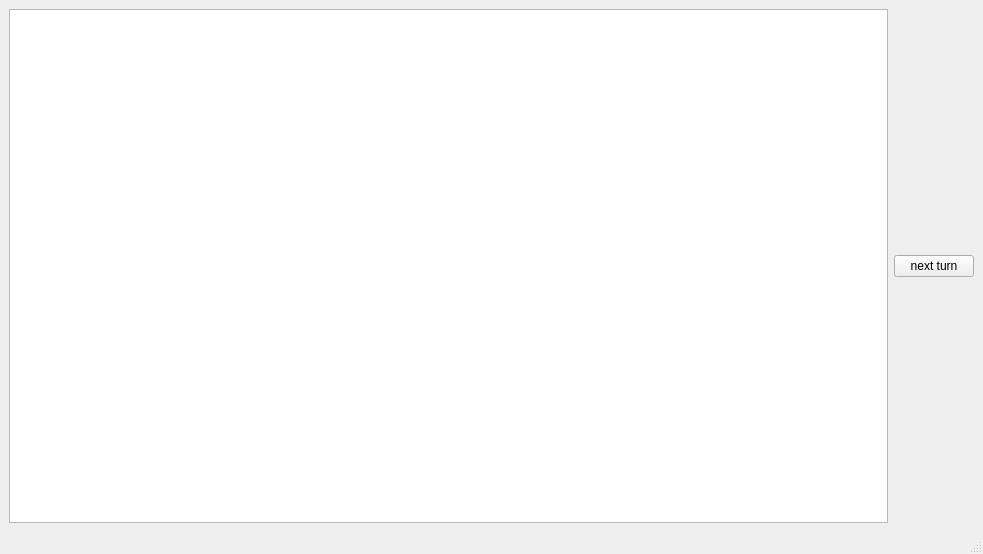
<?xml version="1.0" encoding="UTF-8"?>
<ui version="4.0">
 <class>MainWindow</class>
 <widget class="QMainWindow" name="MainWindow">
  <property name="geometry">
   <rect>
    <x>0</x>
    <y>0</y>
    <width>983</width>
    <height>554</height>
   </rect>
  </property>
  <property name="windowTitle">
   <string>MainWindow</string>
  </property>
  <widget class="QWidget" name="centralwidget">
   <layout class="QVBoxLayout" name="verticalLayout">
    <item>
     <layout class="QHBoxLayout" name="horizontalLayout">
      <item>
       <widget class="QGraphicsView" name="graphicsView"/>
      </item>
      <item>
       <widget class="QPushButton" name="button1">
        <property name="text">
         <string>next turn</string>
        </property>
       </widget>
      </item>
     </layout>
    </item>
   </layout>
  </widget>
  <widget class="QMenuBar" name="menubar">
   <property name="geometry">
    <rect>
     <x>0</x>
     <y>0</y>
     <width>983</width>
     <height>21</height>
    </rect>
   </property>
  </widget>
  <widget class="QStatusBar" name="statusbar"/>
 </widget>
 <resources/>
 <connections/>
</ui>
